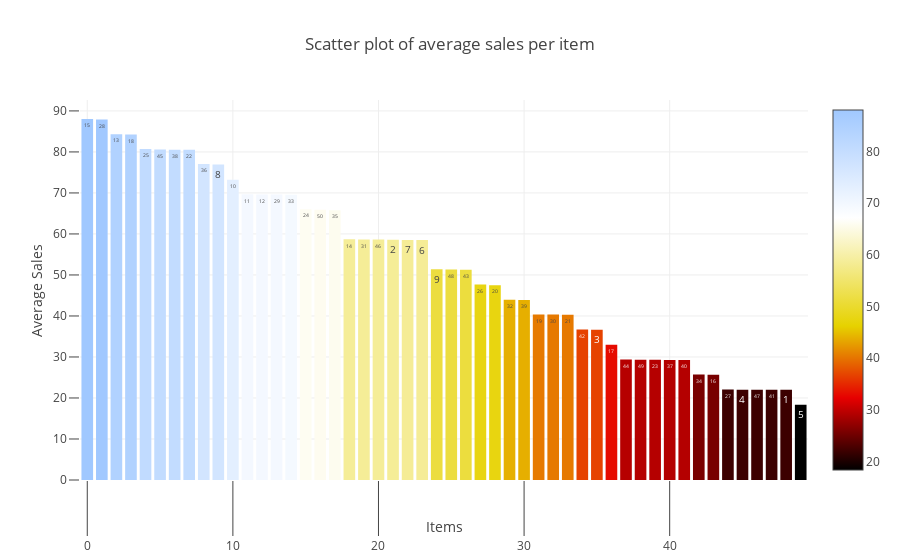

Notebook source saved alongside this figure:
### Code cell
avg_sales_per_item_across_stores_sorted = avg_sales_per_item_across_stores_df.avg_sale.values
# the scatter plot
sales_item_data = go.Bar(
    x=[i for i in range(0, 50)],
    y=avg_sales_per_item_across_stores_sorted,
    marker=dict(
        color=avg_sales_per_item_across_stores_sorted,
        colorscale='Blackbody',
        showscale=True
    ),
    text = avg_sales_per_item_across_stores_df.item.values
)
data = [sales_item_data]

sales_item_layout = go.Layout(
    autosize= True,
    title= 'Scatter plot of average sales per item',
    hovermode= 'closest',
    xaxis= dict(
        title= 'Items',
        ticklen= 55,
        zeroline= False,
        gridwidth= 1,
    ),
    yaxis=dict(
        title= 'Average Sales',
        ticklen= 10,
        zeroline= False,
        gridwidth= 1,
    ),
    showlegend= False
)
fig = go.Figure(data=data, layout=sales_item_layout)
py.iplot(fig,filename='scatter_sales_item')

### Figure 1 — Plotly figure (JSON) as saved in the notebook; plotly's stock layout.template omitted (floating-point values rounded to 4 significant figures)
{"data": [{"marker": {"color": [88.03, 87.88, 84.32, 84.28, 80.69, 80.58, 80.52, 80.5, 77.03, 76.95, 73.23, 69.66, 69.63, 69.62, 69.56, 66.04, 65.88, 65.8, 58.68, 58.64, 58.64, 58.57, 58.53, 58.5, 51.39, 51.35, 51.29, 47.64, 47.52, 43.98, 43.88, 40.36, 40.34, 40.32, 36.69, 36.64, 32.99, 29.4, 29.34, 29.3, 29.26, 29.25, 25.74, 25.66, 22.05, 22.01, 22.0, 22.0, 21.98, 18.36], "colorscale": "Blackbody", "showscale": true}, "text": [15, 28, 13, 18, 25, 45, 38, 22, 36, 8, 10, 11, 12, 29, 33, 24, 50, 35, 14, 31, 46, 2, 7, 6, 9, 48, 43, 26, 20, 32, 39, 19, 30, 21, 42, 3, 17, 44, 49, 23, 37, 40, 34, 16, 27, 4, 47, 41, 1, 5], "type": "bar", "uid": "9f8b66e5-42f4-4f2d-97a8-e5d13a60a5e8", "x": [0, 1, 2, 3, 4, 5, 6, 7, 8, 9, 10, 11, 12, 13, 14, 15, 16, 17, 18, 19, 20, 21, 22, 23, 24, 25, 26, 27, 28, 29, 30, 31, 32, 33, 34, 35, 36, 37, 38, 39, 40, 41, 42, 43, 44, 45, 46, 47, 48, 49], "y": [88.03, 87.88, 84.32, 84.28, 80.69, 80.58, 80.52, 80.5, 77.03, 76.95, 73.23, 69.66, 69.63, 69.62, 69.56, 66.04, 65.88, 65.8, 58.68, 58.64, 58.64, 58.57, 58.53, 58.5, 51.39, 51.35, 51.29, 47.64, 47.52, 43.98, 43.88, 40.36, 40.34, 40.32, 36.69, 36.64, 32.99, 29.4, 29.34, 29.3, 29.26, 29.25, 25.74, 25.66, 22.05, 22.01, 22.0, 22.0, 21.98, 18.36]}], "layout": {"autosize": true, "hovermode": "closest", "showlegend": false, "title": {"text": "Scatter plot of average sales per item"}, "xaxis": {"gridwidth": 1, "ticklen": 55, "title": {"text": "Items"}, "zeroline": false}, "yaxis": {"gridwidth": 1, "ticklen": 10, "title": {"text": "Average Sales"}, "zeroline": false}}}
